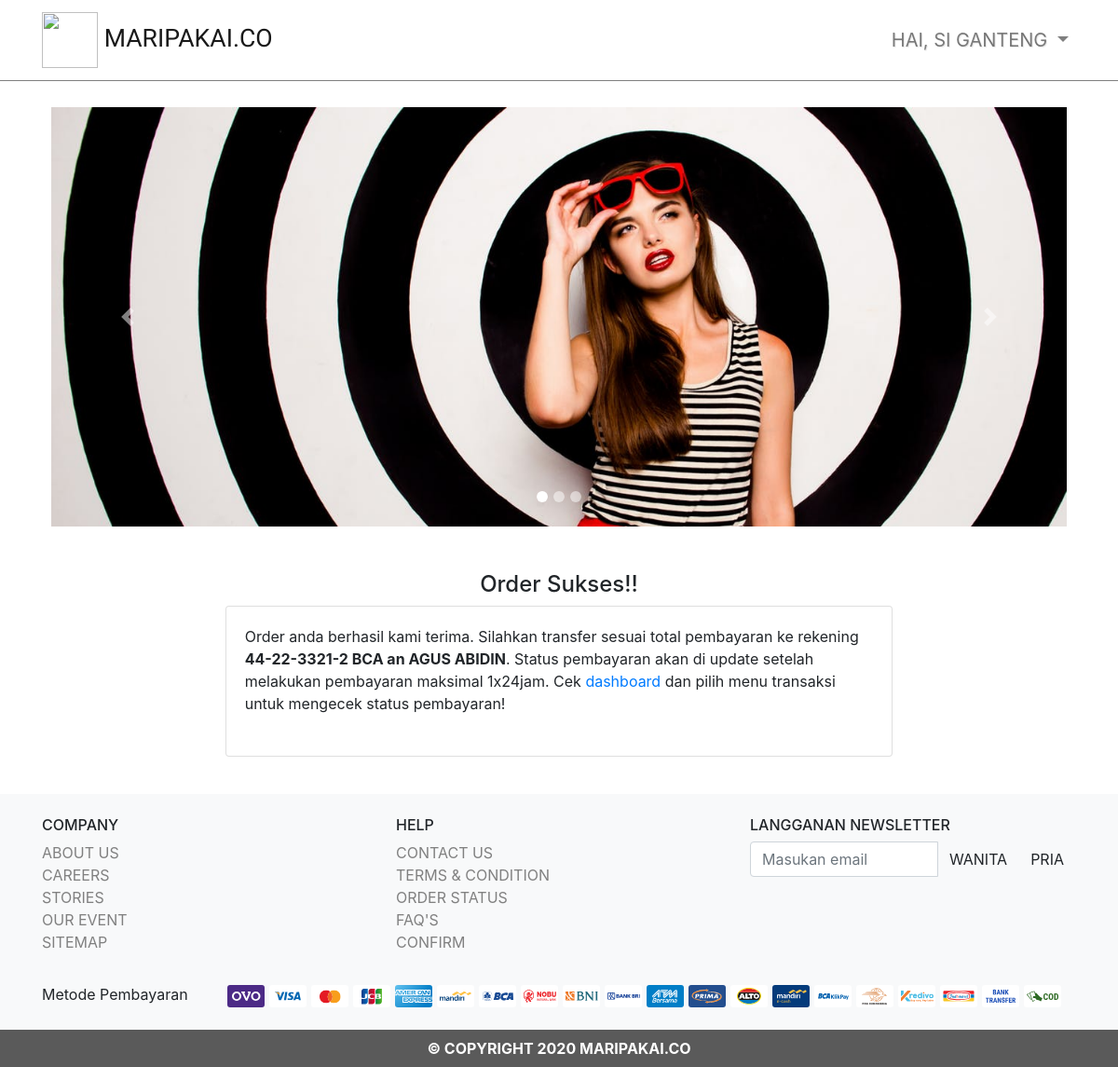
The app's page /selesai.php (signed in) with its own data.
### tables this page shows
CREATE TABLE `users` (
  `id` int(11) NOT NULL,
  `NamaLengkap` varchar(120) NOT NULL,
  `Email` varchar(120) NOT NULL,
  `Username` varchar(12) NOT NULL,
  `Password` varchar(120) NOT NULL,
  `Alamat` text NOT NULL,
  `Kodepos` varchar(20) NOT NULL,
  `No_telepon` varchar(120) NOT NULL,
  `RegisDate` timestamp NOT NULL DEFAULT current_timestamp(),
  `UpdateDate` timestamp NULL DEFAULT NULL ON UPDATE current_timestamp()
);

CREATE TABLE `slider` (
  `id` int(11) NOT NULL,
  `nama` varchar(120) NOT NULL,
  `gambar_slider` varchar(120) NOT NULL,
  `UpdateDate` timestamp NULL DEFAULT current_timestamp() ON UPDATE current_timestamp()
);

### selesai.php (the view, shortened to what this page needs)
<?php
include('./include/koneksi.php');
if(strlen($_SESSION['login'])==0)
	{
header('location:index.php');
}
else{
?>
<!DOCTYPE html>
<html lang="en">
<head>
    <link rel="stylesheet" href="https://stackpath.bootstrapcdn.com/bootstrap/4.3.1/css/bootstrap.min.css">
    <link href="https://stackpath.bootstrapcdn.com/font-awesome/4.7.0/css/font-awesome.min.css" rel="stylesheet">
    <link rel="stylesheet" href="https://maxst.icons8.com/vue-static/landings/line-awesome/line-awesome/1.3.0/css/line-awesome.min.css">
    <link rel="stylesheet" href="https://s3-us-west-2.amazonaws.com/s.cdpn.io/1462889/unicons.css">
    <link rel="stylesheet" href="./assets/css/style.css">
</head>
<body>
    <?php include('include/header.php');?>
    <section class="main">
        <div class="container">
            <div id="carouselExampleIndicators" class="carousel slide" data-ride="carousel">
                <ol class="carousel-indicators">
                  <li data-target="#carouselExampleIndicators" data-slide-to="0" class="active"></li>
                  <li data-target="#carouselExampleIndicators" data-slide-to="1"></li>
                  <li data-target="#carouselExampleIndicators" data-slide-to="2"></li>
                </ol>
                <div class="carousel-inner">
                    <?php
                        $sql = "select * from slider where id=1";
                        $query = $dbh -> prepare($sql);
                        $query->execute();
                        $results=$query->fetchAll(PDO::FETCH_OBJ);
                        if($query->rowCount() > 0){
                            foreach($results as $slid){
                    ?>
                    <div class="carousel-item active">
                        <img src="./admin/img/slider/<?php echo htmlentities($slid->gambar_slider);?>" class="d-block w-100" alt="..">
                    </div>
                    <?php ; } } ?>
                </div>
                <a class="carousel-control-prev" href="#carouselExampleIndicators" role="button" data-slide="prev">
                  <span class="carousel-control-prev-icon" aria-hidden="true"></span>
                </a>
                <a class="carousel-control-next" href="#carouselExampleIndicators" role="button" data-slide="next">
                  <span class="carousel-control-next-icon" aria-hidden="true"></span>
                </a>
            </div>
              <h4 class="text-center mt-5">Order Sukses!!</h4>
              <div class="row justify-content-center">
                <div class="col-md-8">
                    <div class="card">
                        <div class="card-body mb-2">
                            <p>Order anda berhasil kami terima. Silahkan transfer sesuai total pembayaran ke rekening <b>44-22-3321-2 BCA an AGUS ABIDIN</b>. Status pembayaran akan di update setelah melakukan pembayaran maksimal 1x24jam. Cek <a href="dashboard.php">dashboard</a> dan pilih menu transaksi untuk mengecek status pembayaran!</p>
                        </div>
                    </div>
                </div>
              </div>
        </div>
    </section>
    <footer class="section-footer bg-light mt-4">
        <section class="footer pt-4">
            <div class="container">
                <div class="row pb-3">
                    <aside class="col-md-4">
                        <h6 class="title">COMPANY</h6>
                        <ul class="list-unstyled">
                            <li> <a href="#">ABOUT US</a></li>
                            <li> <a href="#">CAREERS</a></li>
                            <li> <a href="#">STORIES</a></li>
                            <li> <a href="#">OUR EVENT</a></li>
                            <li> <a href="#">SITEMAP</a></li>
                        </ul>
                    </aside>
                    <aside class="col-md-4">
                        <h6 class="title">HELP</h6>
                        <ul class="list-unstyled">
                            <li> <a href="#">CONTACT US</a></li>
                            <li> <a href="#">TERMS & CONDITION</a></li>
                            <li> <a href="#">ORDER STATUS</a></li>
                            <li> <a href="#">FAQ'S</a></li>
                            <li> <a href="#">CONFIRM</a></li>
                        </ul>
                    </aside>
                    <aside class="col-md-4">
                        <h6>LANGGANAN NEWSLETTER</h6>
                        <div class="input-group">
                            <input type="text" class="form-control" placeholder="Masukan email">
                            <div class="input-group-append">
                              <button class="btn" type="button" >WANITA</button>
                              <button class="btn" type="button" >PRIA</button>
                            </div>
                          </div>
                    </aside>
                </div>
                <div class="floor">
                    <span class="floor-label"> Metode Pembayaran
                        <img src="./assets/img/payment.svg" alt="" style="margin-left: 10mm;">
                    </span>
                </div>
            </div>
            <br>
            <div class="bg-footer" style="height: 40px;">
                <div class="text-center pt-2">&copy; COPYRIGHT 2020 Maripakai.co</div>
            </div>
        </section>
    </footer>
</body>
</html>
<?php } ?>

### include/header.php (shortened to what this page needs)
<header class="bg-nav fixed-top">
        <div class="container">
            <nav class="navbar navbar-expand-lg navbar-light px-lg-0">
                <a class="navbar-brand mr-3 " href="index.php"><img src="./assets/img/logo.png" alt="" width="60" height="60" >    Maripakai.co</a>
                <div class="collapse navbar-collapse justify-content-between" id="navbarNav">
                    <ul class="navbar-nav">
                        <li><a class="nav-link" href="keranjang.php"><i class="la la-shopping-cart" style="font-size:30px;"></i></a></li>
                        <?php
                            $username=$_SESSION['login'];
                            $sql ="SELECT NamaLengkap FROM users WHERE Username=:username ";
                            $query= $dbh -> prepare($sql);
                            $query-> bindParam(':username', $username, PDO::PARAM_STR);
                            $query-> execute();
                            $results=$query->fetchAll(PDO::FETCH_OBJ);
                            if($query->rowCount() > 0)
                            {
                            foreach($results as $result)
                                {
                        ?>
                        <li class="nav-item d-flex align-items-center dropdown">
                            <a class="nav-link dropdown-toggle" href="#" id="navbarDropdown" role="button" data-toggle="dropdown" aria-haspopup="true" aria-expanded="false">
                            Hai, <?php echo htmlentities($result->NamaLengkap)?>
                            </a>
                        </li>
                        <?php }} ?>
                    </ul>
                </div>
            </nav>
        </div>
    </header>

### assets/css/style.css (style rules this page uses)
body { padding-top: 75px; }
.main { margin: 40px; }
.bg-nav { background-color: white; border-bottom: 1px solid grey; }
.nav-link { font-size: 20px; text-shadow: 1px 1px 1px rgba(0,0,0,0.1); }
.navbar-brand { font-family: 'Sriracha', cursive; font-size: 20pt; }
.carousel-indicators li { border-radius: 50%; width: 12px; height: 12px; opacity: 0.5; }
.carousel-item { transition: transform 0.5s ease, opacity 0.5s ease-out }
.bg-footer { background-color: rgb(90, 90, 90); text-transform: uppercase; font-weight: 700; color: white; }
.list-unstyled a { color: grey; text-decoration: none; }
@media (min-width: 1200px) { .navbar { text-transform: uppercase; } }
@media (min-width: 1200px) { .carousel-item { height: 450px; } }
:root { --red: #da2c4d; --yellow: #f8ab37; --green: #2ecc71; --white: #ffffff; --grey-light: #f2f7f9; --grey: #ecedf3; --black: #080808; --black-blue: #1f2029; --black-blue-light: #353746; --black-blue-light-2: #404255; --black-blue-light-3: #4b4d64; --black-light: #424455; }

### records on screen
users: NamaLengkap "SI GANTENG"
slider: gambar_slider (picture)
